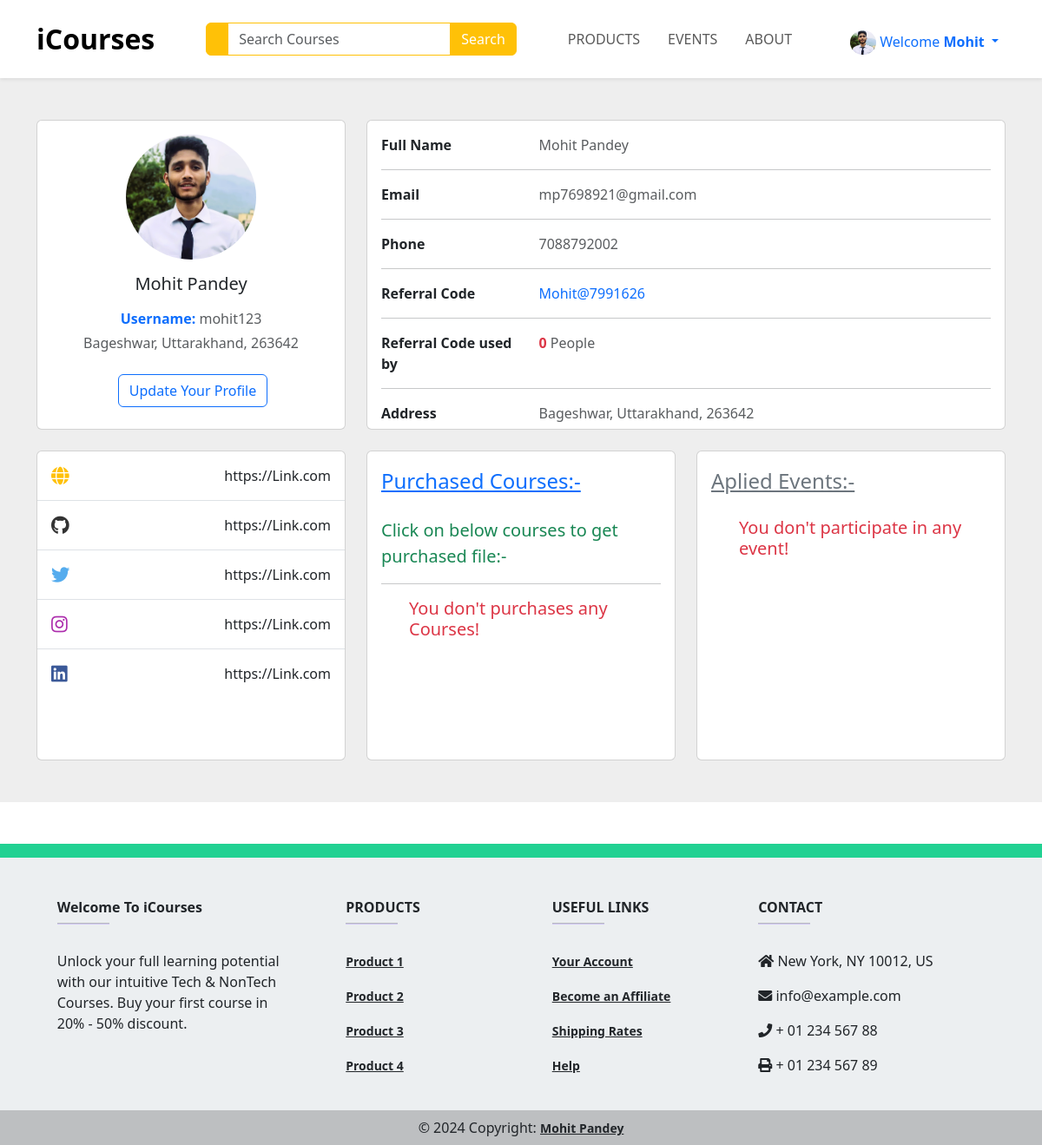
The page /profilePage/ (signed in) on the database its author committed.
### home/models.py (models this page shows, shortened)
class UserProfile(models.Model):
    user = models.OneToOneField(User, on_delete = models.CASCADE)
    is_email_varified = models.BooleanField(default=False)
    referral_link = models.CharField(max_length=100,default='', blank=True, null=True)
    picture = models.ImageField(upload_to='profile_pictures', blank=True, null=True)
    phone = models.CharField(max_length=14, default='', blank=True, null=True)
    address = models.TextField(default='', blank=True, null=True)
    birthdate = models.CharField(max_length =20,null=True, blank=True)
    referral_code_used = models.IntegerField(default=0, blank=True, null=True)

### home/views.py (the view)
# urls.py: path('profilePage/',views.ProfilePage, name='profilePage'),
def ProfilePage(request):
    if request.method == "GET":
      search = request.GET.get('search')
      if search != None:
        course = Course.objects.filter(courseName__icontains=search)
        return render(request,"Products/allCourse.html",{'courses':course})
    userinfo = get_object_or_404(UserProfile, user=request.user)
    orders = OrdersPayment.objects.filter(user=request.user)
    course = [order.buycourse for order in orders]
    courses = Course.objects.filter(courseName__in=course)
    eventRegistration = EventRegistration.objects.filter(user=request.user)
    context = {'userinfo': userinfo, 'courses': courses,'events':eventRegistration}
    return render(request, 'UserProfile/userprofile.html',context)

### home/context_processors.py (called while the page is built)
def user_info(request):
    user_info = None
    if request.user.is_authenticated:
        try:
            user_info = request.user.userprofile  # Assuming UserProfile is related to the User model
        except UserProfile.DoesNotExist:
            pass  # Handle the case where UserProfile doesn't exist for the current user
    return {'user_info': user_info}

### templates/UserProfile/userprofile.html (shortened to what this page needs)
{% extends 'base.html' %}
{% block Css %}
  <link rel="stylesheet" href="https://cdnjs.cloudflare.com/ajax/libs/font-awesome/5.15.3/css/all.min.css" />
{% endblock %}
{% block body %}
  <section style="background-color: #eee;">
    <div class="container py-5">
      {% if user.is_authenticated %}
        <div class="row">
          <div class="col-lg-4">
            <div class="card mb-4">
              <div class="card-body text-center">
                {% if userinfo and userinfo.picture %}
                  <img class="rounded-image img-fluid" src="{{ userinfo.picture.url }}" style="width: 150px;" alt="User Picture" />
                {% else %}
                  <img width="150px" src="https://static-00.iconduck.com/assets.00/profile-circle-icon-2048x2048-cqe5466q.png" alt="" />
                {% endif %}
                <h5 class="my-3">{{ user.first_name }} {{ user.last_name }}</h5>
                <p class="text-muted mb-1">
                  <b class="text-primary">Username:</b> {{ user.username }}
                </p>
                <p class="text-muted mb-4">{{ userinfo.address }}</p>
                <div class="d-flex justify-content-center mb-2">
                  <a href="/updateProfile/" class="btn btn-outline-primary ms-1">Update Your Profile</a>
                </div>
              </div>
            </div>
            <div class="card mb-4 mb-lg-0">
              <div class="card-body p-0">
                <ul class="list-group list-group-flush rounded-3">
                  <li class="list-group-item d-flex justify-content-between align-items-center p-3">
                    <i class="fas fa-globe fa-lg text-warning"></i>
                    <p class="mb-0">https://Link.com</p>
                  </li>
                  <li class="list-group-item d-flex justify-content-between align-items-center p-3">
                    <i class="fab fa-github fa-lg" style="color: #333333;"></i>
                    <p class="mb-0">https://Link.com</p>
                  </li>
                  <li class="list-group-item d-flex justify-content-between align-items-center p-3">
                    <i class="fab fa-twitter fa-lg" style="color: #55acee;"></i>
                    <p class="mb-0">https://Link.com</p>
                  </li>
                  <li class="list-group-item d-flex justify-content-between align-items-center p-3">
                    <i class="fab fa-instagram fa-lg" style="color: #ac2bac;"></i>
                    <p class="mb-0">https://Link.com</p>
                  </li>
                  <li class="list-group-item d-flex justify-content-between align-items-center p-3">
                    <i class="fab fa-linkedin fa-lg" style="color: #3b5998;"></i>
                    <p class="mb-0">https://Link.com</p>
                  </li>
                </ul>
              </div>
            </div>
          </div>
          <div class="col-lg-8">
            <div class="card mb-4">
              <div class="card-body">
                <div class="row">
                  <div class="col-sm-3">
                    <p class="mb-0">
                      <b>Full Name</b>
                    </p>
                  </div>
                  <div class="col-sm-9">
                    <p class="text-muted mb-0">{{ user.first_name }} {{ user.last_name }}</p>
                  </div>
                </div>
                <hr />
                <div class="row">
                  <div class="col-sm-3">
                    <p class="mb-0">
                      <b>Email</b>
                    </p>
                  </div>
                  <div class="col-sm-9">
                    <p class="text-muted mb-0">{{ user.email }}</p>
                  </div>
                </div>
                <hr />
                <div class="row">
                  <div class="col-sm-3">
                    <p class="mb-0">
                      <b>Phone</b>
                    </p>
                  </div>
                  <div class="col-sm-9">
                    <p class="text-muted mb-0">{{ userinfo.phone }}</p>
                  </div>
                </div>
                <hr />
                <div class="row">
                  <div class="col-sm-3">
                    <p class="mb-0">
                      <b>Referral Code</b>
                    </p>
                  </div>
                  <div class="col-sm-9">
                    <p class="text-primary mb-0">{{ userinfo.referral_link }}</p>
                  </div>
                </div>
                <hr />
                <div class="row">
                  <div class="col-sm-3">
                    <p class="mb-0">
                      <b>Referral Code used by</b>
                    </p>
                  </div>
                  <div class="col-sm-9">
                    <p class="text-muted mb-0">
                      <b class="text-danger">{{ userinfo.referral_code_used }}</b> People
                    </p>
                  </div>
                </div>
                <hr />
                <div class="row">
                  <div class="col-sm-3">
                    <p class="mb-0">
                      <b>Address</b>
                    </p>
                  </div>
                  <div class="col-sm-9">
                    <p class="text-muted mb-0">{{ userinfo.address }}</p>
                  </div>
                </div>
              </div>
            </div>
            <div class="row">
              <div class="col-md-6">
                <div class="card mb-4 mb-md-0">
                  <div class="card-body">
                    <p class="mb-4">
                      <span class="text-primary fs-4 font-italic me-1"><u>Purchased Courses:-</u></span>
                      <div class="text-success fs-5 font-italic me-1">Click on below courses to get purchased file:-</div>
                      <hr />
                    </p>
                    <ul>
                      {% if courses %}
                      {% for course in courses %}
                        <li class="text-danger fs-4">
                          <a href="{{ course.courseFile.url }}">{{ course }}</a>
                        </li>
                      {% endfor %}
                      {% else %}
                      <h5 class="text-danger">You don't purchases any Courses!</h5>
                      {% endif %}
                    </ul>
                  </div>
                </div>
              </div>
              <div class="col-md-6">
                <div class="card mb-4 mb-md-0">
                  <div class="card-body">
                    <p class="mb-4">
                      <span class="text-secondary fs-4 font-italic me-1"><u>Aplied Events:-</u></span>
                    </p>
                    <ul>
                      {% if events %}
                      {% for event in events %}
                        <li class="text-danger fs-4">
                          <a href="/eventInfo/{{event.event.id}}">{{event.event}}</a>
                        </li>
                      {% endfor %}
                      {% else %}
                      <h5 class="text-danger">You don't participate in any event!</h5>
                      {% endif %}
                    </ul>
                  </div>
                </div>
              </div>
            </div>
          </div>
        </div>
      {% endif %}
    </div>
  </section>
{% endblock %}

### templates/base.html (shortened to what this page needs)
<!DOCTYPE html>
<html lang="en">
  <head>
    <link rel="stylesheet" href="https://cdn.jsdelivr.net/npm/bootstrap@5.3.3/dist/css/bootstrap.min.css" />
    <link rel="stylesheet" href="/static/Css/base.css" />
    <link href="https://cdn.jsdelivr.net/npm/bootstrap@5.3.3/dist/css/bootstrap.min.css" rel="stylesheet" />
    {% block Css %}
    {% endblock %}
  </head>
  <body>
    <nav class="navbar navbar-expand-lg bg-white sticky-top navbar-light p-3 shadow-sm">
      <div class="container">
        <a class="navbar-brand fs-2" href="/"><strong>iCourses</strong></a>
        <div class="collapse navbar-collapse" id="navbarNavDropdown">
          <div class="ms-auto d-none d-lg-block">
            <form method="get">
            <div class="input-group">
              <span class="border-warning input-group-text bg-warning text-white"></span>
              <input type="search" class="form-control border-warning" name="search" placeholder="Search Courses" style="color:#7a7a7a" />
              <button type="submit" class="btn btn-warning text-white">Search</button>
            </div>
           </form>
          </div>
          <ul class="navbar-nav ms-auto">
            <li class="nav-item">
              <a class="nav-link mx-2 text-uppercase {% if request.path == '/product/' %}active{% endif %}" href="/product/">Products</a>
            </li>
            <li class="nav-item">
              <a class="nav-link mx-2 text-uppercase {% if request.path == '/events/' %}active{% endif %}" href="/events/">Events</a>
            </li>
            <li class="nav-item">
              <a class="nav-link mx-2 text-uppercase {% if request.path == '/about/' %}active{% endif %}" href="/about/">About</a>
            </li>
          </ul>
          <ul class="navbar-nav ms-auto">
            {% if user.is_authenticated %}
              <li class="nav-item dropdown mt-2">
                <a class="text-primary nav-link dropdown-toggle" href="" role="button" data-bs-toggle="dropdown" aria-expanded="false">
                  {% if user_info and user_info.picture %}
                    <img class="rounded-image" width="30px" src="{{ user_info.picture.url }}" alt="User Picture" />
                  {% else %}
                  <img width="30px" src="https://static-00.iconduck.com/assets.00/profile-circle-icon-2048x2048-cqe5466q.png" alt="">
                    {% endif %}
                  Welcome <b>{{ user.first_name }}</b>
                </a>
              </li>
            {% endif %}
          </ul>
        </div>
      </div>
    </nav>
    {% block body %}
    {% endblock %}
    <footer class="text-center text-lg-start mt-5 text-dark" style="background-color: #ECEFF1">
      <section class="d-flex justify-content-between p-2 text-white" style="background-color: #21D192"></section>
      <section class="">
        <div class="container text-center text-md-start mt-5">
          <div class="row mt-3">
            <div class="col-md-3 col-lg-4 col-xl-3 mx-auto mb-4">
              <h6 class="fw-bold">Welcome To iCourses</h6>
              <hr class="mb-4 mt-0 d-inline-block mx-auto" style="width: 60px; background-color: #7c4dff; height: 2px" />
              <p>Unlock your full learning potential with our intuitive Tech & NonTech Courses. Buy your first course in 20% - 50% discount.</p>
            </div>
            <div class="col-md-2 col-lg-2 col-xl-2 mx-auto mb-4">
              <h6 class="text-uppercase fw-bold">Products</h6>
              <hr class="mb-4 mt-0 d-inline-block mx-auto" style="width: 60px; background-color: #7c4dff; height: 2px" />
              <p>
                <a href="#!" class="text-dark">Product 1</a>
              </p>
              <p>
                <a href="#!" class="text-dark">Product 2</a>
              </p>
              <p>
                <a href="#!" class="text-dark">Product 3</a>
              </p>
              <p>
                <a href="#!" class="text-dark">Product 4</a>
              </p>
            </div>
            <div class="col-md-3 col-lg-2 col-xl-2 mx-auto mb-4">
              <h6 class="text-uppercase fw-bold">Useful links</h6>
              <hr class="mb-4 mt-0 d-inline-block mx-auto" style="width: 60px; background-color: #7c4dff; height: 2px" />
              <p>
                <a href="#!" class="text-dark">Your Account</a>
              </p>
              <p>
                <a href="#!" class="text-dark">Become an Affiliate</a>
              </p>
              <p>
                <a href="#!" class="text-dark">Shipping Rates</a>
              </p>
              <p>
                <a href="#!" class="text-dark">Help</a>
              </p>
            </div>
            <div class="col-md-4 col-lg-3 col-xl-3 mx-auto mb-md-0 mb-4">
              <h6 class="text-uppercase fw-bold">Contact</h6>
              <hr class="mb-4 mt-0 d-inline-block mx-auto" style="width: 60px; background-color: #7c4dff; height: 2px" />
              <p>
                <i class="fas fa-home mr-3"></i> New York, NY 10012, US
              </p>
              <p>
                <i class="fas fa-envelope mr-3"></i> info@example.com
              </p>
              <p>
                <i class="fas fa-phone mr-3"></i> + 01 234 567 88
              </p>
              <p>
                <i class="fas fa-print mr-3"></i> + 01 234 567 89
              </p>
            </div>
          </div>
        </div>
      </section>
      <div class="text-center p-2" style="background-color: rgba(0, 0, 0, 0.2)">
        © 2024 Copyright:
        <a class="text-dark" href="">Mohit Pandey</a>
      </div>
    </footer>
  </body>
</html>

### static/Css/base.css (style rules this page uses)
a { font-size: 14px; font-weight: 700 }
.form-control { outline: none !important; box-shadow: none !important; }
.rounded-image { border-radius: 50%; }

### templates/UserProfile/userprofile.html (style rules this page uses)
.card-body { height: 355px; overflow: auto; }

### rows shown on the page
UserProfile: picture (picture), address "Bageshwar, Uttarakhand, 263642", phone "7088792002", referral_link "Mohit@7991626", referral_code_used "0"

### other values the page prints
{{ user.first_name }} "Mohit"
{{ user.last_name }} "Pandey"
{{ user.username }} "mohit123"
{{ user.email }} "mp7698921@gmail.com"
